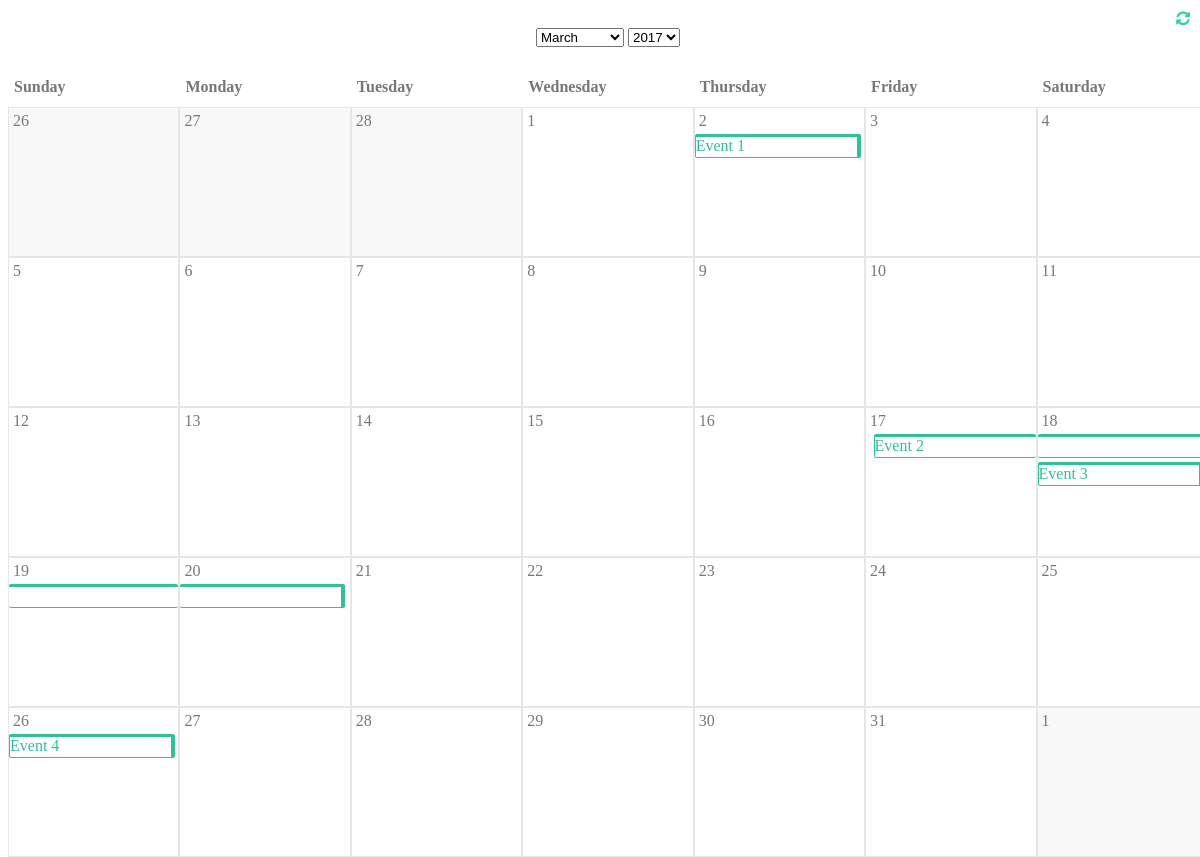
Before: / with the older database file.
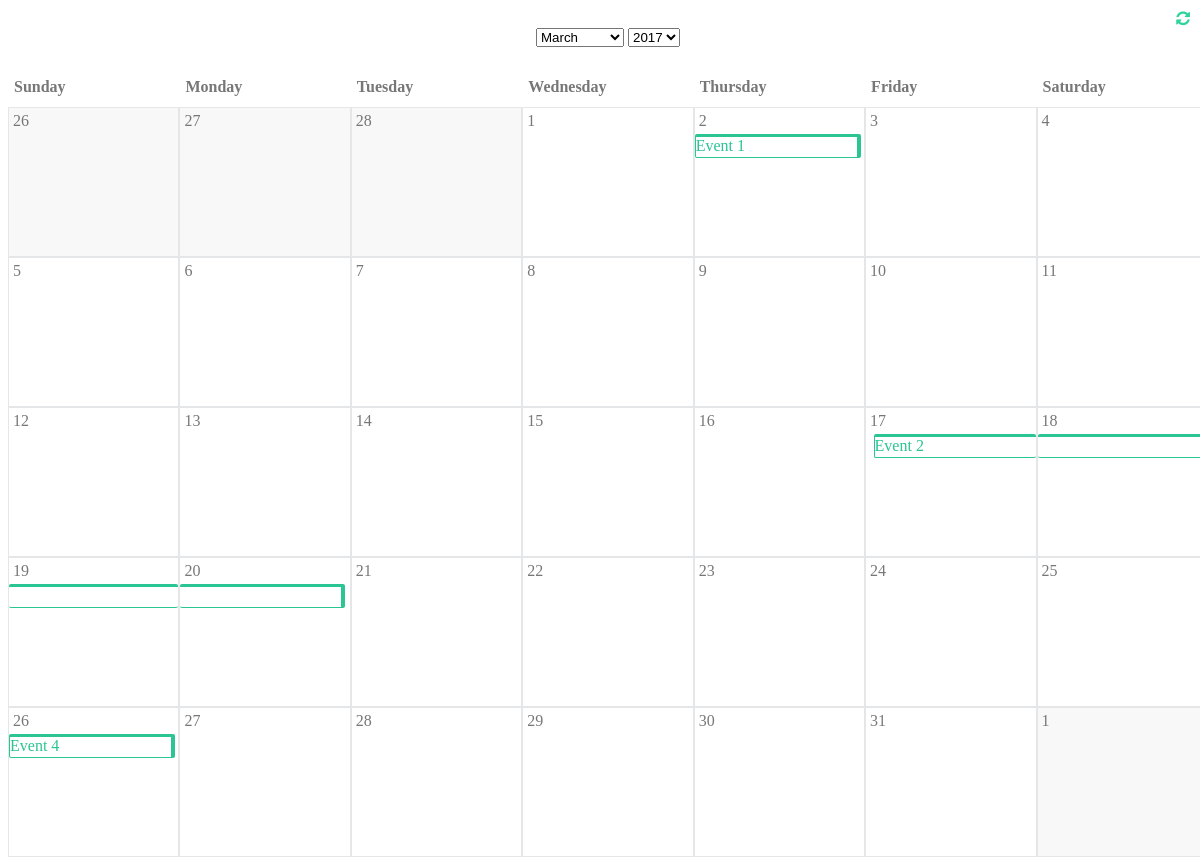
After: the same page with the newer database file.
### scheduler/models.py (models this page shows, shortened)
class Event(models.Model):
    event_name = models.CharField(max_length=30)
    location = models.CharField(max_length=30)
    start_date = models.DateTimeField()
    end_date = models.DateTimeField()
    description = models.CharField(max_length=100)

### scheduler/views.py (the view, shortened to what this page needs)
# urls.py: url(r'^$', scheduler_views.home, name='home'),
@ensure_csrf_cookie
def home(request):
    error = None
    now = datetime.datetime.now()
    current_month = now.month
    current_year = now.year
    current_day = now.day
    calendar_context['current_month'] = current_month
    calendar_context['current_year'] = current_year
    calendar_context['current_day'] = current_day
    calendar_data = generateCalendarData(current_month,
                                         current_year)
    calendar_context['calendar_data'] = calendar_data
    events = Event.objects.all()
    start, end, events_data = generateEventsData(events,
                                                 calendar_data,
                                                 current_month,
                                                 current_year)
    calendar_context['events_data'] = events_data
    calendar_context['event_start'] = start
    calendar_context['event_end'] = end
    return render(request, 'index.html', context=calendar_context)

### scheduler/templatetags/filter.py (called while the page is built)
@register.filter
def get_item(dictionary, key):
    return dictionary.get(key)

### scheduler/templates/index.html (shortened to what this page needs)
<!DOCTYPE html>
<html lang="en">
<html>
<head>
    <meta name="viewport" content="initial-scale=1, maximum-scale=1"> {% load static %}
    <link rel="stylesheet" type="text/css" href="{% static 'css/calendar.css' %}">
    <link rel="stylesheet" href="//code.jquery.com/ui/1.12.1/themes/base/jquery-ui.css">
    <link rel="stylesheet" href="https://maxcdn.bootstrapcdn.com/font-awesome/4.7.0/css/font-awesome.min.css">
</head>
<body>
    <span id="refresh_icon"><i class="fa fa-refresh" aria-hidden="true"></i></span>
    <div id="wrap_calendar">
        {% include 'calendar.html' %}
    </div>
</body>
</html>

### scheduler/templates/calendar.html (shortened to what this page needs)
{% load filter %}
<div id="calendar_heading">
    <select name="select_month" id="select_month">
        {% for month in months %} {% if current_month == forloop.counter %}
        <option data-month_code="{{ forloop.counter }}" value="{{ month }}" selected="selected">{{ month }}</option>
        {% else %}
        <option data-month_code="{{ forloop.counter }}" value="{{ month }}">{{ month }}</option>
        {% endif %} {% endfor %}
    </select>
    <select name="select_year" id="select_year">
        {% for year in years %} {% if current_year == year %}
        <option data-month_code="{{ year }}" value="{{ year }}" selected="selected">{{ year }}</option>
        {% else %}
        <option data-month_code="{{ year }}" value="{{ year }}">{{ year }}</option>
        {% endif %} {% endfor %}
    </select>
</div>
<div id="calendar_body">
    <ul class="weekdays">
        {% for weekday in weekdays %}
        <li>{{ weekday }}</li>
        {% endfor %}
    </ul>
    {% for row in calendar_data %}
    <ul class="days">
        {% for date in row %}
        {% if date.3 == 'current' %}
            <li class="date_block">
                <div class="date" data-month="{{ date.1 }}" data-year="{{ date.2 }}" data-day="{{ date.0 }}" data-weekday="{{ forloop.counter0 }}">{{ date.0 }}</div>
                {% if events_data|get_item:date %}
                    {% for event in events_data|get_item:date %}
                        {% if event.0 == event_start|get_item:date and event.0 == event_end|get_item:date %}
                            <div class="event start end" data-id="{{ event.0 }}" data-name="{{ event.1 }}">{{ event.1 }}</div>
                        {% elif event.0 == event_start|get_item:date %}
                            <div class="event start" data-id="{{ event.0 }}" data-name="{{ event.1 }}">{{ event.1 }}</div>
                        {% elif event.0 == event_end|get_item:date %}
                            <div class="event end" data-id="{{ event.0 }}" data-name="{{ event.1 }}"></div>
                        {% else %}
                            <div class="event" data-id="{{ event.0 }}" data-name="{{ event.1 }}"></div>
                        {% endif %}
                    {% endfor %}
                {% endif %}
            </li>
        {% else %}
            <li class="date_block noday">
                <div class="date" data-month="{{ date.1 }}" data-year="{{ date.2 }}" data-day="{{ date.0 }}" data-weekday="{{ forloop.counter0 }}">{{ date.0 }}</div>
            </li>
        {% endif %}
        {% endfor %}
    </ul>
    {% endfor %}
</div>

### scheduler/static/css/calendar.css (style rules this page uses)
body { font-family: "Tahoma"; width: 100%; }
#refresh_icon { position: fixed; top: 10px; right: 10px; color: #2ed39e; cursor: pointer; }
#calendar_heading { text-align: center; padding: 20px; }
#calendar_body { width: 100%; position: absolute; }
#calendar_body ul { list-style: none; width: 100%; clear: both; padding: 0; margin: 0; }
#calendar_body li { float: left; display: block; width: 14.2857142857%; box-sizing: border-box; border: 1px solid #e5e6e7; }
#calendar_body ul.weekdays { height: 40px; }
#calendar_body ul.weekdays li { line-height: 20px; border: none !important; padding: 10px 6px; font-size: 16px; font-weight: bold; color: #777777; }
#calendar_body .days li { height: 150px; }
#calendar_body .date { padding: 4px; width: 20px; float: left; color: #777777; }
.noday { background-color: #f8f8f8; }
.event { width: 100%; float: left; color: #2bc493; border-top: 3px solid #2bc493; border-bottom: 1px solid #2bc493; border-radius: 2px; overflow: hidden; height: 20px; margin-bottom: 4px; cursor: pointer; }
.start { border-left: 1px solid #2bc493; width: 95%; float: right; }
.end { border-right: 4px solid #2bc493; width: 95%; float: left; }

Changed rows visible on the page:
removed Event: event_name "Event 3"
